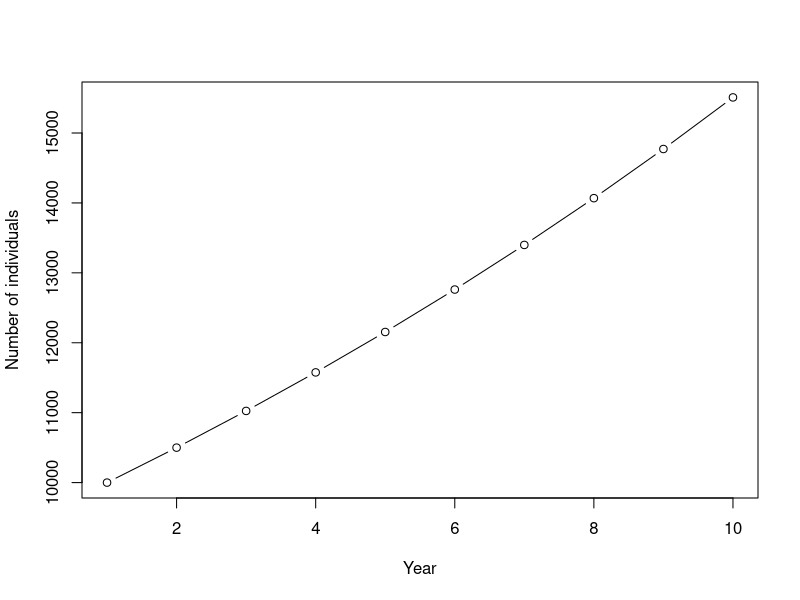
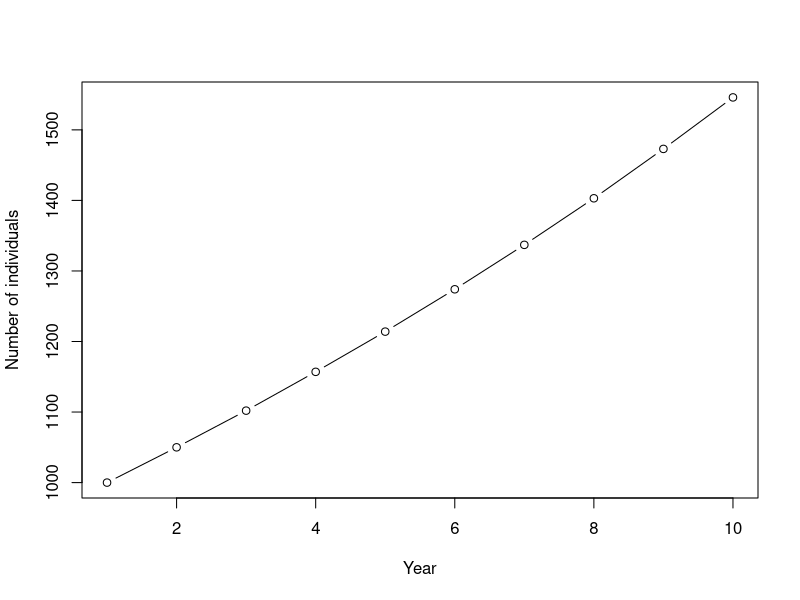
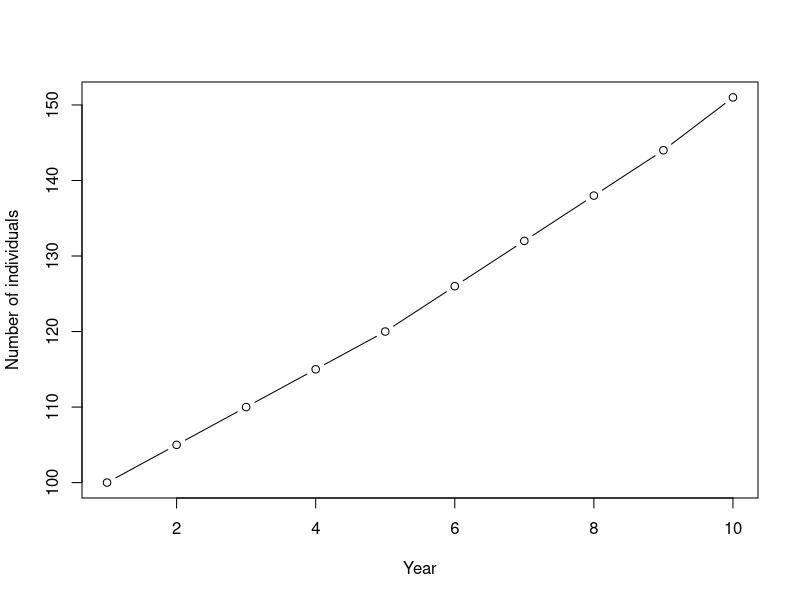
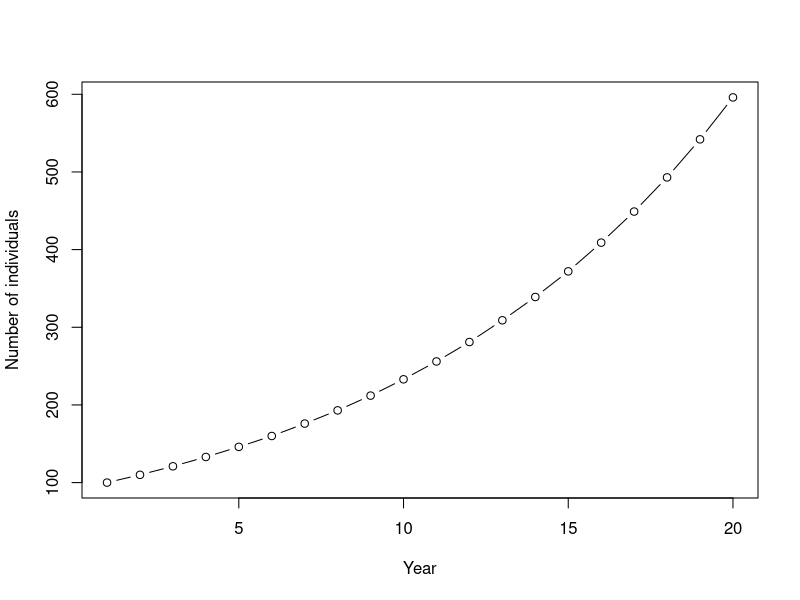

Write R code to recreate these figures, in order. (Note: this script raises an error after producing the figures.)
set.seed=666

fn.mod=function(N.shk.start,Yrs.mdld,Number.tagged.yr,Pop.grwz.r8t)
{
  YRs=1:Yrs.mdld
  N.shk.end=N.shk.start+round(N.shk.start*Pop.grwz.r8t*Yrs.mdld)
  N=vector('list',length=Yrs.mdld)
  Tagged=Recaptured=N
  
  #year 1
  N[[1]]=1:N.shk.start
  Tagged[[1]]=sample(N[[1]],round(runif(1,Number.tagged.yr[1],Number.tagged.yr[2])))
  names(N[[1]])=rep(1,length(N[[1]]))
  names(Tagged[[1]])=rep(1,length(Tagged[[1]]))
  
  #other years
  for(y in YRs[-1])
  {
    #grow population
    lastN=N[[y-1]][length(N[[y-1]])]
    N[[y]]=c(N[[y-1]],(lastN+1):(lastN+lastN*Pop.grwz.r8t))
    names(N[[y]])=rep(y,length(N[[y]]))
    
    #tagging event
    Tag=sample(N[[y]],round(runif(1,Number.tagged.yr[1],Number.tagged.yr[2])))
    rec.tag=match(unlist(Tagged),Tag)  
    if(length(rec.tag[!is.na(rec.tag)])>0)
    {
      Recaptured[[y]]=Tag[which(Tag%in%unlist(Tagged))]
      names(Recaptured[[y]])=rep(y,length(Recaptured[[y]]))
    }
    
    Tagged[[y]]=Tag[which(!Tag%in%unlist(Tagged))]  
    names(Tagged[[y]])=rep(y,length(Tagged[[y]]))
  }

  #Put as data frame
  Dummy.dat=data.frame(Year=names(unlist(Tagged)),Shark.ID=unlist(Tagged))
  Dummy.dat$Recapture=0
  dd=data.frame(Year=names(unlist(Recaptured)),Shark.ID=unlist(Recaptured))
  dd$Recapture=1
  Dummy.dat=subset(Dummy.dat,!Shark.ID%in%dd$Shark.ID)
  Dummy.dat=rbind(Dummy.dat,dd)
  
  
  Dummy.dat$Year=2008+as.numeric(as.character(Dummy.dat$Year))
  Dummy.dat$DDate=as.Date(paste(Dummy.dat$Year,'/01/01',sep=''))
  Dummy.dat$DDate1=as.Date(paste(Dummy.dat$Year+1,'/01/01',sep=''))
  Dummy.dat$Date=as.Date('1999/01/01')
  for(d in 1:nrow(Dummy.dat))Dummy.dat$Date[d]=sample(seq(Dummy.dat$DDate[d], Dummy.dat$DDate1[d], by="day"), 1)
  Dummy.dat=Dummy.dat[order(Dummy.dat$Date),match(c("Date","Shark.ID","Recapture"),names(Dummy.dat))]
  
  
  #plot population growth
  Pop.grow=data.frame(Yr=rep(NA,length(N)),N=rep(NA,length(N)))
  for(p in 1:nrow(Pop.grow))
  {
    Pop.grow$Yr[p]=p
    Pop.grow$N[p]=N[[p]][length(N[[p]])]
  }
  plot(Pop.grow$Yr,Pop.grow$N,type='b',ylab="Number of individuals",xlab="Year")
  return(Dummy.dat)
}

D10000=fn.mod(N.shk.start=10000,Yrs.mdld=10,Number.tagged.yr=c(20,30),Pop.grwz.r8t=0.05)
D1000=fn.mod(N.shk.start=1000,Yrs.mdld=10,Number.tagged.yr=c(10,20),Pop.grwz.r8t=0.05)
D100=fn.mod(N.shk.start=100,Yrs.mdld=10,Number.tagged.yr=c(1,10),Pop.grwz.r8t=0.05)
D100_10percent_20yrs=fn.mod(N.shk.start=100,Yrs.mdld=20,Number.tagged.yr=c(1,10),Pop.grwz.r8t=0.1)
sort(table(D100_10percent_20yrs$Shark.ID))

sort(table(D100$Shark.ID))

sum(D100$Recapture)
sum(D1000$Recapture)
sum(D10000$Recapture)

handl_OneDrive=function(x)paste('C:/Users/myb/OneDrive - Department of Primary Industries and Regional Development/Matias',x,sep='/')
write.csv(D10000,handl_OneDrive("Analyses/Population dynamics/White shark/Mark_recapture/dummy1.csv"),row.names=F)
write.csv(D1000,handl_OneDrive("Analyses/Population dynamics/White shark/Mark_recapture/dummy2.csv"),row.names=F)
write.csv(D100,handl_OneDrive("Analyses/Population dynamics/White shark/Mark_recapture/dummy3.csv"),row.names=F)

write.csv(D100_10percent_20yrs[!duplicated(D100_10percent_20yrs$Shark.ID),],handl_OneDrive("Analyses/Population dynamics/White shark/Mark_recapture/dummy4.csv"),row.names=F)


